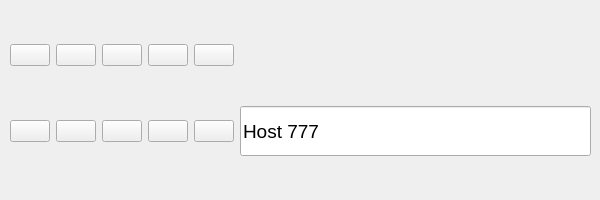
                            <widget class="QWidget" name="tabGeneral">
                                <attribute name="icon">
                                    <iconset>
                                        <normaloff>../../Box Sync/gt/EasyQA/icons/028.png</normaloff>../../Box
                                        Sync/gt/EasyQA/icons/028.png
                                    </iconset>
                                </attribute>
                                <attribute name="title">
                                    <string>General</string>
                                </attribute>
                                <widget class="QWidget" name="gridLayoutWidget">
                                    <property name="geometry">
                                        <rect>
                                            <x>10</x>
                                            <y>10</y>
                                            <width>581</width>
                                            <height>181</height>
                                        </rect>
                                    </property>
                                    <layout class="QGridLayout" name="gridLayoutGeneral">
                                        <item row="0" column="2">
                                            <widget class="QPushButton" name="btnScheduller">
                                                <property name="toolTip">
                                                    <string>Disable shceduller</string>
                                                </property>
                                                <property name="statusTip">
                                                    <string>Disable windows sceduller</string>
                                                </property>
                                                <property name="text">
                                                    <string/>
                                                </property>
                                                <property name="icon">
                                                    <iconset resource="../../Box Sync/gt/EasyQA/resource.qrc">
                                                        <normaloff>:/sources/sources/Administrative
                                                            Tools.png</normaloff>:/sources/sources/Administrative
                                                        Tools.png
                                                    </iconset>
                                                </property>
                                                <property name="iconSize">
                                                    <size>
                                                        <width>50</width>
                                                        <height>50</height>
                                                    </size>
                                                </property>
                                            </widget>
                                        </item>
                                        <item row="0" column="1">
                                            <widget class="QPushButton" name="btnUAC">
                                                <property name="toolTip">
                                                    <string>Disable UAC</string>
                                                </property>
                                                <property name="statusTip">
                                                    <string>Disable User Account Control</string>
                                                </property>
                                                <property name="text">
                                                    <string/>
                                                </property>
                                                <property name="icon">
                                                    <iconset resource="../../Box Sync/gt/EasyQA/resource.qrc">
                                                        <normaloff>:/sources/sources/Remove User Male.png</normaloff>
                                                        :/sources/sources/Remove User Male.png
                                                    </iconset>
                                                </property>
                                                <property name="iconSize">
                                                    <size>
                                                        <width>50</width>
                                                        <height>50</height>
                                                    </size>
                                                </property>
                                            </widget>
                                        </item>
                                        <item row="0" column="0">
                                            <widget class="QPushButton" name="btnDisableFirewall">
                                                <property name="toolTip">
                                                    <string>Disable firewall</string>
                                                </property>
                                                <property name="statusTip">
                                                    <string>Click button to disable Windows firewall</string>
                                                </property>
                                                <property name="text">
                                                    <string/>
                                                </property>
                                                <property name="icon">
                                                    <iconset resource="../../Box Sync/gt/EasyQA/resource.qrc">
                                                        <normaloff>:/sources/sources/Firewall.png</normaloff>
                                                        :/sources/sources/Firewall.png
                                                    </iconset>
                                                </property>
                                                <property name="iconSize">
                                                    <size>
                                                        <width>50</width>
                                                        <height>50</height>
                                                    </size>
                                                </property>
                                            </widget>
                                        </item>
                                        <item row="1" column="7">
                                            <widget class="QLineEdit" name="txtWallpaper">
                                                <property name="sizePolicy">
                                                    <sizepolicy hsizetype="Expanding" vsizetype="Expanding">
                                                        <horstretch>0</horstretch>
                                                        <verstretch>0</verstretch>
                                                    </sizepolicy>
                                                </property>
                                                <property name="maximumSize">
                                                    <size>
                                                        <width>16777215</width>
                                                        <height>50</height>
                                                    </size>
                                                </property>
                                                <property name="font">
                                                    <font>
                                                        <pointsize>14</pointsize>
                                                    </font>
                                                </property>
                                                <property name="text">
                                                    <string>Host 777</string>
                                                </property>
                                            </widget>
                                        </item>
                                        <item row="1" column="0">
                                            <widget class="QPushButton" name="btnPower">
                                                <property name="toolTip">
                                                    <string>&lt;html&gt;&lt;head/&gt;&lt;body&gt;&lt;p&gt;&lt;span
                                                        style=&quot; font-weight:600;&quot;&gt;Change power scheme&lt;/span&gt;&lt;/p&gt;&lt;/body&gt;&lt;/html&gt;
                                                    </string>
                                                </property>
                                                <property name="statusTip">
                                                    <string>Change power scheme for test (no sleep, no hibarnate etc.)
                                                    </string>
                                                </property>
                                                <property name="text">
                                                    <string/>
                                                </property>
                                                <property name="icon">
                                                    <iconset resource="../../Box Sync/gt/EasyQA/resource.qrc">
                                                        <normaloff>:/sources/sources/120.png</normaloff>
                                                        :/sources/sources/120.png
                                                    </iconset>
                                                </property>
                                                <property name="iconSize">
                                                    <size>
                                                        <width>50</width>
                                                        <height>50</height>
                                                    </size>
                                                </property>
                                            </widget>
                                        </item>
                                        <item row="0" column="4">
                                            <widget class="QPushButton" name="btnDisableWinUpdate">
                                                <property name="toolTip">
                                                    <string>Disable update</string>
                                                </property>
                                                <property name="statusTip">
                                                    <string>Disable Windows update service</string>
                                                </property>
                                                <property name="text">
                                                    <string/>
                                                </property>
                                                <property name="icon">
                                                    <iconset resource="../../Box Sync/gt/EasyQA/resource.qrc">
                                                        <normaloff>:/sources/sources/Disclaimer.png</normaloff>
                                                        :/sources/sources/Disclaimer.png
                                                    </iconset>
                                                </property>
                                                <property name="iconSize">
                                                    <size>
                                                        <width>50</width>
                                                        <height>50</height>
                                                    </size>
                                                </property>
                                            </widget>
                                        </item>
                                        <item row="1" column="2">
                                            <widget class="QPushButton" name="btnShowSysInfo">
                                                <property name="focusPolicy">
                                                    <enum>Qt::NoFocus</enum>
                                                </property>
                                                <property name="toolTip">
                                                    <string>&lt;html&gt;&lt;head/&gt;&lt;body&gt;&lt;p&gt;&lt;span
                                                        style=&quot; font-weight:600;&quot;&gt;Show system info&lt;/span&gt;&lt;/p&gt;&lt;/body&gt;&lt;/html&gt;
                                                    </string>
                                                </property>
                                                <property name="statusTip">
                                                    <string>Show system information (version, drivers, etc)</string>
                                                </property>
                                                <property name="text">
                                                    <string/>
                                                </property>
                                                <property name="icon">
                                                    <iconset resource="../../Box Sync/gt/EasyQA/resource.qrc">
                                                        <normaloff>:/sources/sources/System Task.png</normaloff>
                                                        :/sources/sources/System Task.png
                                                    </iconset>
                                                </property>
                                                <property name="iconSize">
                                                    <size>
                                                        <width>50</width>
                                                        <height>50</height>
                                                    </size>
                                                </property>
                                            </widget>
                                        </item>
                                        <item row="0" column="3">
                                            <widget class="QPushButton" name="btnNoRestartBSOD">
                                                <property name="toolTip">
                                                    <string>No restart on BSOD</string>
                                                </property>
                                                <property name="statusTip">
                                                    <string>Change option restart on BSOD to disable</string>
                                                </property>
                                                <property name="text">
                                                    <string/>
                                                </property>
                                                <property name="icon">
                                                    <iconset resource="../../Box Sync/gt/EasyQA/resource.qrc">
                                                        <normaloff>:/sources/sources/Support_2.png</normaloff>
                                                        :/sources/sources/Support_2.png
                                                    </iconset>
                                                </property>
                                                <property name="iconSize">
                                                    <size>
                                                        <width>50</width>
                                                        <height>50</height>
                                                    </size>
                                                </property>
                                            </widget>
                                        </item>
                                        <item row="1" column="1">
                                            <widget class="QPushButton" name="btnClearLogs">
                                                <property name="toolTip">
                                                    <string>Clear events</string>
                                                </property>
                                                <property name="statusTip">
                                                    <string>Clear Windows Event Log</string>
                                                </property>
                                                <property name="text">
                                                    <string/>
                                                </property>
                                                <property name="icon">
                                                    <iconset resource="../../Box Sync/gt/EasyQA/resource.qrc">
                                                        <normaloff>:/sources/sources/Urgent Property.png</normaloff>
                                                        :/sources/sources/Urgent Property.png
                                                    </iconset>
                                                </property>
                                                <property name="iconSize">
                                                    <size>
                                                        <width>50</width>
                                                        <height>50</height>
                                                    </size>
                                                </property>
                                            </widget>
                                        </item>
                                        <item row="1" column="3">
                                            <widget class="QPushButton" name="btnTODO">
                                                <property name="toolTip">
                                                    <string>TODO</string>
                                                </property>
                                                <property name="statusTip">
                                                    <string>TODO</string>
                                                </property>
                                                <property name="text">
                                                    <string/>
                                                </property>
                                                <property name="icon">
                                                    <iconset resource="../../Box Sync/gt/EasyQA/resource.qrc">
                                                        <normaloff>:/sources/sources/Edit Property.png</normaloff>
                                                        :/sources/sources/Edit Property.png
                                                    </iconset>
                                                </property>
                                                <property name="iconSize">
                                                    <size>
                                                        <width>50</width>
                                                        <height>50</height>
                                                    </size>
                                                </property>
                                            </widget>
                                        </item>
                                        <item row="1" column="4">
                                            <widget class="QPushButton" name="btnWallpaper">
                                                <property name="toolTip">
                                                    <string>Write text on wallpaper</string>
                                                </property>
                                                <property name="statusTip">
                                                    <string>Write text and click button to add this text on desktop
                                                    </string>
                                                </property>
                                                <property name="text">
                                                    <string/>
                                                </property>
                                                <property name="icon">
                                                    <iconset resource="../../Box Sync/gt/EasyQA/resource.qrc">
                                                        <normaloff>:/sources/sources/Virtual Machine 2.png</normaloff>
                                                        :/sources/sources/Virtual Machine 2.png
                                                    </iconset>
                                                </property>
                                                <property name="iconSize">
                                                    <size>
                                                        <width>50</width>
                                                        <height>50</height>
                                                    </size>
                                                </property>
                                            </widget>
                                        </item>
                                    </layout>
                                </widget>
                            </widget>
